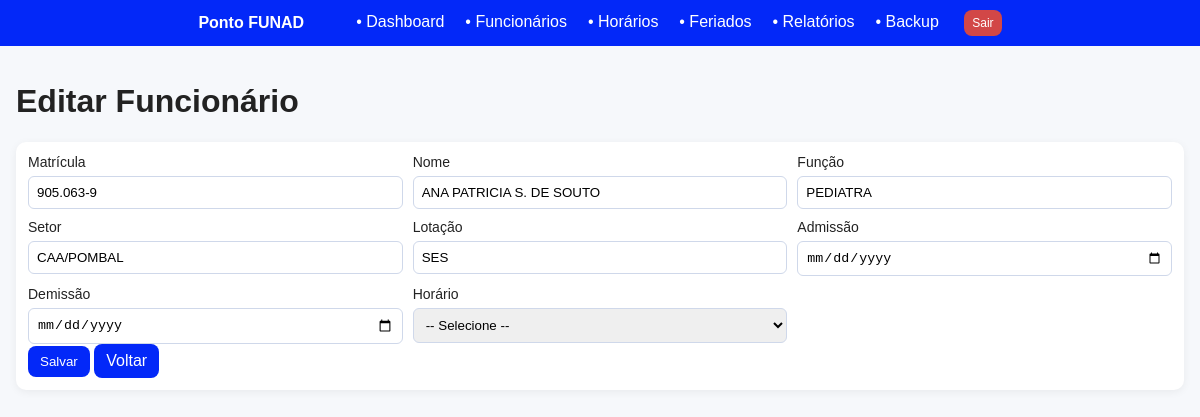
Screenshot of /funcionarios/905.063-9/editar (signed in) with the database file from the repository.
### app.py (models this page shows)
class Funcionario(db.Model):
    id = db.Column(db.String, primary_key=True)
    nome = db.Column(db.String(120), nullable=False)
    setor = db.Column(db.String(120))
    lotacao = db.Column(db.String(120))
    funcao = db.Column(db.String(120))
    admissao = db.Column(db.Date, nullable=True)
    demissao = db.Column(db.Date, nullable=True)
    schedule_id = db.Column(db.Integer, db.ForeignKey("schedule.id"), nullable=True)
    schedule = db.relationship("Schedule", backref="funcionarios")

### app.py (the view, shortened to what this page needs)
@app.route("/funcionarios/<matricula>/editar", methods=["GET","POST"])
@login_required
def funcionario_editar(matricula):
    f = Funcionario.query.get_or_404(matricula); schedules = Schedule.query.all()
    return render_template("funcionario_form.html", schedules=schedules, f=f)

### app.py (called while the page is built)
@login_manager.user_loader
def load_user(user_id): return User.query.get(int(user_id))

@app.before_request
def make_session_non_permanent():
    session.permanent = False

### templates/funcionario_form.html (shortened to what this page needs)
{% extends 'base.html' %}
{% block content %}
<h1>{{ 'Editar' if f else 'Novo' }} Funcionário</h1>
<form method="post" class="form">
  <div class="grid">
    <label>Matrícula
      <input type="text" name="matricula" value="{{ f.id if f else '' }}" {{ 'readonly' if f }} required>
    </label>
    <label>Nome
      <input type="text" name="nome" value="{{ f.nome if f else '' }}" required>
    </label>
    <label>Função
      <input type="text" name="funcao" value="{{ f.funcao if f else '' }}" required>
    </label>
    <label>Setor
      <input type="text" name="setor" value="{{ f.setor if f else '' }}">
    </label>
    <label>Lotação
      <input type="text" name="lotacao" value="{{ f.lotacao if f else '' }}">
    </label>
    <label>Admissão
      <input type="date" name="admissao" value="{{ f.admissao if f and f.admissao else '' }}">
    </label>
    <label>Demissão
      <input type="date" name="demissao" value="{{ f.demissao if f and f.demissao else '' }}">
    </label>
    <label>Horário
      <select name="schedule_id">
        <option value="">-- Selecione --</option>
      </select>
    </label>
  </div>
  <div class="actions">
    <button type="submit" class="btn">Salvar</button>
    <a class="btn" href="{{ url_for('funcionarios') }}">Voltar</a>
  </div>
</form>
{% endblock %}

### static/style.css (style rules this page uses)
* { box-sizing:border-box }
body { font-family:Arial,Helvetica,sans-serif;margin:0;background:#f6f8fb;color:#222 }
.form,.form-inline { background:#ffffff;padding:12px;border-radius:10px;box-shadow:0 2px 8px rgba(0,0,0,.06);margin-bottom:12px }
.form .grid { display:grid;grid-template-columns:repeat(3,1fr);gap:10px }
label { display:flex;flex-direction:column;font-size:14px;gap:6px }
input,select { padding:8px;border:1px solid #cfd8ea;border-radius:6px }
.btn { background:#0328f8;color:#ffffff;border:none;padding:8px 12px;border-radius:8px;text-decoration:none;cursor:pointer;display:inline-block }

### rows the page displays
Funcionario: matricula "905.063-9", nome "ANA PATRICIA S. DE SOUTO", funcao "PEDIATRA", setor "CAA/POMBAL", lotacao "SES"

### other values shown
{{ 'Editar' if f else 'Novo' }} "Editar"
